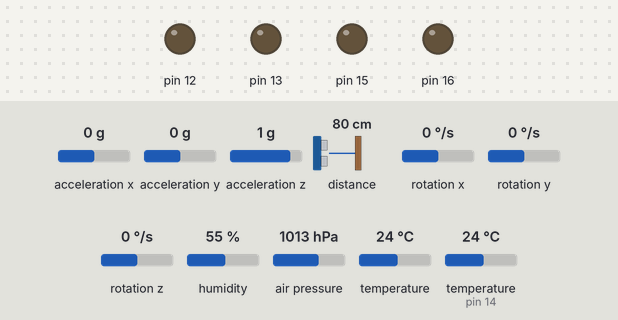
A sketch run on a simulated Arduino Uno, built with avr-gcc and run on an emulated ATmega328P. On the bench: output pins drawn as LEDs (lit = HIGH). The test bench sets the inputs (shaded band); at power-on: distance to the obstacle 80 cm, acceleration x 0 g, acceleration y 0 g, acceleration z 1 g, rotation x 0 °/s, rotation y 0 °/s, rotation z 0 °/s, humidity 55 %, air pressure 1013 hPa, temperature 24 °C, temperature (sensor on pin 14) 24 °C. What the sketch prints to the serial monitor is not drawn.

Above: at 1.5 s.
1.6 s: distance to the obstacle set to 73 cm
3.6 s: distance to the obstacle set to 64 cm
At 5.7 s:
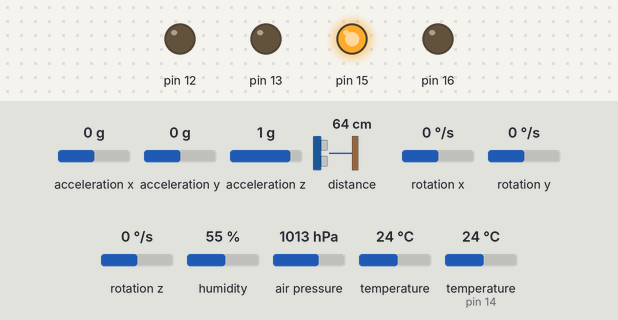
6.0 s: distance to the obstacle set to 49 cm
7.9 s: distance to the obstacle set to 39 cm
At 10.0 s:
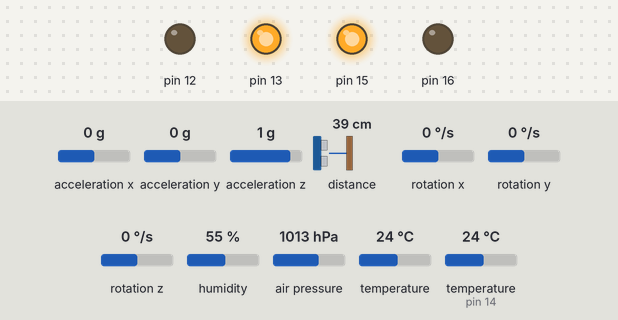
10.3 s: distance to the obstacle set to 32 cm
12.1 s: distance to the obstacle set to 27 cm
At 14.5 s:
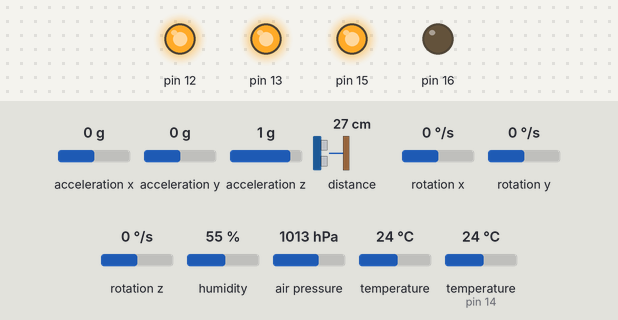
Timing chart, 0 to 15.5 s (numbered marks = the images above; inputs shaded):
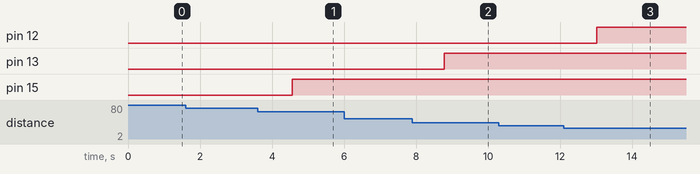

Measured:
- the behaviour switches between 70 and 69 cm on distance to the obstacle (found by bisection; images 0 and 1)
- the behaviour switches between 45 and 44 cm on distance to the obstacle (found by bisection; images 1 and 2)
- the behaviour switches between 30 and 29 cm on distance to the obstacle (found by bisection; images 2 and 3)
- after the input at 1.6 s, every drawn part: stays the same
- after the input at 3.6 s, pin 15: LOW → HIGH after 0.96 s
- after the input at 6.0 s, every drawn part: stays the same
- after the input at 7.9 s, pin 13: LOW → HIGH after 0.89 s
- after the input at 10.3 s, every drawn part: stays the same
- after the input at 12.1 s, pin 12: LOW → HIGH after 0.92 s

The sketch:

All_Serial.ino
```cpp
#include "Adafruit_Sensor.h"  //- https://github.com/adafruit/Adafruit_Sensor
#include "Wire.h"
#include "Adafruit_MPU6050.h" //- https://github.com/adafruit/Adafruit_MPU6050
#include "Adafruit_BMP280.h"  //- https://github.com/adafruit/Adafruit_BMP280_Library
#include "DHT.h"              //- https://github.com/adafruit/DHT-sensor-library
#include "Adafruit_VL53L0X.h" //- https://github.com/adafruit/Adafruit_VL53L0X

Adafruit_MPU6050 mpu;

Adafruit_BMP280 bmp;

#define DHTPIN 14
#define DHTTYPE DHT11
DHT dht(DHTPIN, DHTTYPE);

Adafruit_VL53L0X lox ;
VL53L0X_RangingMeasurementData_t measure;

void setup() {
  Serial.begin(115200);

  board_begin();

}
void loop() {

  Serial.println(get_mm()); // vl53l0x distance level
  Serial.println(get_dht('h')); // humidity % level
  Serial.println(get_dht('t')); // temperature °C level from DHT
  Serial.println(get_dht('f')); // temperature °F level
  Serial.println(get_bmp('p')); // pressure hPa level
  Serial.println(get_bmp('a')); // altitude m level
  Serial.println(get_bmp('t')); // temperature °C level from BMP
  Serial.println(get_mpu('x')); // x acceleration
  Serial.println(get_mpu('y')); // y acceleration
  Serial.println("");
  delay(1000);

}


float get_mpu(char mpu_par) {
  float rtrn_val;
  sensors_event_t a, g, temp;
  mpu.getEvent(&a, &g, &temp);

  if (mpu_par == 'x') {
    rtrn_val = a.acceleration.x ;
  } else if (mpu_par == 'y') {
    rtrn_val = a.acceleration.y ;
  }
  return rtrn_val;

}

float get_bmp(char bmp_par) {
  float rtrn_val;
  if (bmp_par == 'p') {
    rtrn_val = bmp.readPressure() ;
  } else if (bmp_par == 'a') {
    rtrn_val = bmp.readAltitude(1013.25) ;
  } else if (bmp_par == 't') {
    rtrn_val = bmp.readTemperature();
  }
  return rtrn_val;
}


float get_dht(char dht_par) {

  float rtrn_val;

  float h = dht.readHumidity();
  // Read temperature as Celsius (the default)
  float t = dht.readTemperature();
  // Read temperature as Fahrenheit (isFahrenheit = true)
  float f = dht.readTemperature(true);

  // Check if any reads failed and exit early (to try again).
  if (isnan(h) || isnan(t) || isnan(f)) {
    Serial.println(F("Failed to read from DHT sensor!"));
  }

  // Compute heat index in Fahrenheit (the default)
  float hif = dht.computeHeatIndex(f, h);
  // Compute heat index in Celsius (isFahreheit = false)
  float hic = dht.computeHeatIndex(t, h, false);

  if (dht_par == 'h') {
    rtrn_val = h ;
  } else if (dht_par == 't') {
    rtrn_val = t ;
  } else if (dht_par == 'f') {
    rtrn_val = f ;
  }
  return rtrn_val;
}


int get_mm() {
  int sens_mm ;
  lox.rangingTest(&measure, false);
  sens_mm =  measure.RangeMilliMeter;
  if (measure.RangeStatus != 4 && sens_mm != 8191) {

  } else {
    sens_mm = -1;
  }
  if (sens_mm < 700) {
    digitalWrite(15, HIGH);
  } else {
    digitalWrite(15, LOW);
  }
  if (sens_mm < 450) {
    digitalWrite(13, HIGH);
  } else {
    digitalWrite(13, LOW);
  }
  if (sens_mm < 300) {
    digitalWrite(12, HIGH);
  } else {
    digitalWrite(12, LOW);
  }
  if (sens_mm < 125) {
    digitalWrite(16, HIGH);
  } else {
    digitalWrite(16, LOW);
  }
  if (sens_mm == -1) {
    digitalWrite(16, LOW);
    digitalWrite(12, LOW);
    digitalWrite(13, LOW);
    digitalWrite(15, LOW);
  }
  return sens_mm ;
}


void board_begin() {
  if (!mpu.begin()) {
    Serial.println("Failed to find MPU6050");
  }
  mpu.setAccelerometerRange(MPU6050_RANGE_8_G);
  mpu.setGyroRange(MPU6050_RANGE_500_DEG);
  mpu.setFilterBandwidth(MPU6050_BAND_21_HZ);
  delay(100);

  unsigned status;
  status = bmp.begin(BMP280_ADDRESS_ALT);
  if (!status) {
    Serial.println("Failed to find BMP280");
  }
  bmp.setSampling(Adafruit_BMP280::MODE_NORMAL,     /* Operating Mode. */
                  Adafruit_BMP280::SAMPLING_X2,     /* Temp. oversampling */
                  Adafruit_BMP280::SAMPLING_X16,    /* Pressure oversampling */
                  Adafruit_BMP280::FILTER_X16,      /* Filtering. */
                  Adafruit_BMP280::STANDBY_MS_500); /* Standby time. */
  delay(100);

  dht.begin();
  delay(100);

  pinMode(15, OUTPUT);
  pinMode(13, OUTPUT);
  pinMode(12, OUTPUT);
  pinMode(16, OUTPUT);
  if (!lox.begin()) {
    Serial.println("Failed to find VL53L0X");
  }
}
```
